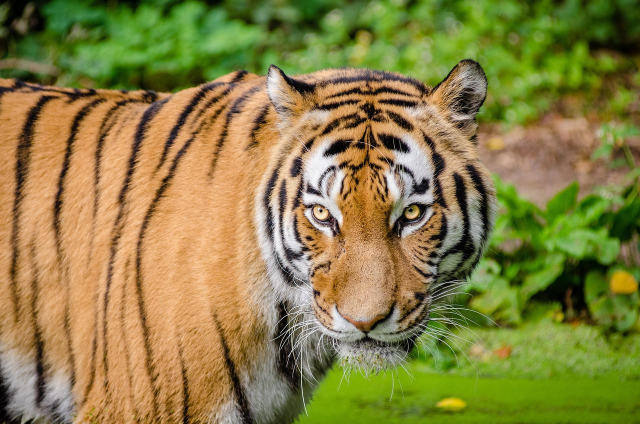
#> input picture uploads/a5ec54b6d21a4e7d9a641e2a89afc657.jpg, 1280 x 848 px (shown at 1/2 size)
$ python -i basic.py   (imports and definitions only)
#> lines starting #> are read from the running program, lines starting #| are printed output that depends on the picture; after the words box and inside, x2 and y2 are one past the last pixel; in counts of white or black regions, pixels touching at a corner belong together
### backend/image_processing/common.py
from __future__ import annotations

import cv2
import numpy as np

MAX_PIXELS_1080P = 1920 * 1080


def ensure_bgr(image: np.ndarray) -> np.ndarray:
    if image is None or image.size == 0:
        raise ValueError("image must be a valid non-empty numpy array")
    if len(image.shape) == 2:
        return cv2.cvtColor(image, cv2.COLOR_GRAY2BGR)
    return image


def resize_for_speed(image: np.ndarray, max_pixels: int = MAX_PIXELS_1080P) -> tuple[np.ndarray, tuple[int, int], bool]:
    image = ensure_bgr(image)
    height, width = image.shape[:2]
    original_size = (width, height)
    pixels = width * height
    if pixels <= max_pixels:
        return image, original_size, False

    scale = (max_pixels / pixels) ** 0.5
    new_width = max(1, int(width * scale))
    new_height = max(1, int(height * scale))
    resized = cv2.resize(image, (new_width, new_height), interpolation=cv2.INTER_AREA)
    return resized, original_size, True


def restore_size(image: np.ndarray, original_size: tuple[int, int], was_resized: bool) -> np.ndarray:
    if not was_resized:
        return image
    return cv2.resize(image, original_size, interpolation=cv2.INTER_LINEAR)


def clamp_k(k: int, minimum: int = 8, maximum: int = 16) -> int:
    return max(minimum, min(maximum, int(k)))


def quantize_kmeans(image: np.ndarray, k: int, attempts: int = 3, iterations: int = 10) -> np.ndarray:
    pixels = image.reshape((-1, 3)).astype("float32")
    criteria = (cv2.TERM_CRITERIA_EPS + cv2.TERM_CRITERIA_MAX_ITER, iterations, 0.2)
    _, labels, centers = cv2.kmeans(
        pixels,
        int(k),
        None,
        criteria,
        attempts,
        cv2.KMEANS_PP_CENTERS,
    )
    centers = centers.astype("uint8")
    return centers[labels.flatten()].reshape(image.shape)

### backend/image_processing/cartoon/basic.py
from __future__ import annotations

import cv2
import numpy as np

from backend.image_processing.common import clamp_k, quantize_kmeans, resize_for_speed, restore_size


def apply(image: np.ndarray, intensity: int = 50, k: int = 10) -> np.ndarray:
    resized, original_size, was_resized = resize_for_speed(image)

    blur_kernel = 5 if intensity >= 50 else 3
    denoised = cv2.medianBlur(resized, blur_kernel)
    smooth = cv2.bilateralFilter(denoised, 9, 75, 75)

    k = clamp_k(k)
    quantized = quantize_kmeans(smooth, k=k)

    edge_t1 = max(30, 130 - intensity)
    edge_t2 = max(edge_t1 + 40, 200 - intensity)
    edges = cv2.Canny(denoised, edge_t1, edge_t2)
    edges = cv2.dilate(edges, np.ones((2, 2), dtype=np.uint8), iterations=1)

    output = quantized.copy()
    output[edges > 0] = (0, 0, 0)
    return restore_size(output, original_size, was_resized)

>>> import cv2
>>> picture = cv2.imread('../../../uploads/a5ec54b6d21a4e7d9a641e2a89afc657.jpg')
#> picture is the input picture: shape (848, 1280, 3); mean B, G, R 68.5, 127.9, 137.2
>>> result = apply(picture)
#> in apply, `resized, original_size, was_resized = resize_for_speed(image)`: original_size = (1280, 848); was_resized = False
#> in quantize_kmeans, `_, labels, centers = cv2.kmeans( pixels, int(k), None, criteria, attem..`: centers = [[87.68, 144.2, 198], [13.07, 35.16, 33.1], [50.64, 85.11, 98.22], [189.9, 197.2, 207.4], [67.39, 159, 120.9], [117.9, 168.8, 221.3], [121.2, 143.4, 152.2], [61.84, 112.2, 154.7], [15.01, 141.8, 100.8], [13.35, 94.72, 62.15]]
#> in quantize_kmeans, `centers = centers.astype("uint8")`: centers = [[87, 144, 197], [13, 35, 33], [50, 85, 98], [189, 197, 207], [67, 159, 120], [117, 168, 221], [121, 143, 152], [61, 112, 154], [15, 141, 100], [13, 94, 62]]
#> in quantize_kmeans, `return centers[labels.flatten()].reshape(image.shape)`:
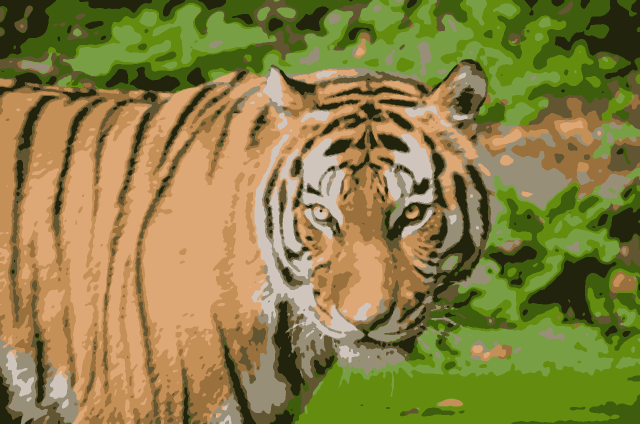
#> returned value: shape (848, 1280, 3) (shown at 1/2 size); mean of channels 0, 1, 2 67.9, 127.6, 136.8; drawn as B, G, R
#> in apply, `edges = cv2.Canny(denoised, edge_t1, edge_t2)`:
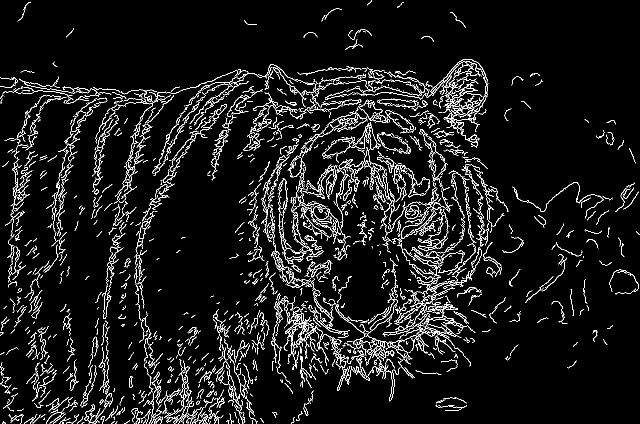
#> edges: shape (848, 1280) (shown at 1/2 size); 6.2% white in thin lines or dots
#> in apply, `edges = cv2.dilate(edges, np.ones((2, 2), dtype=np.uint8), iterations=1)`:
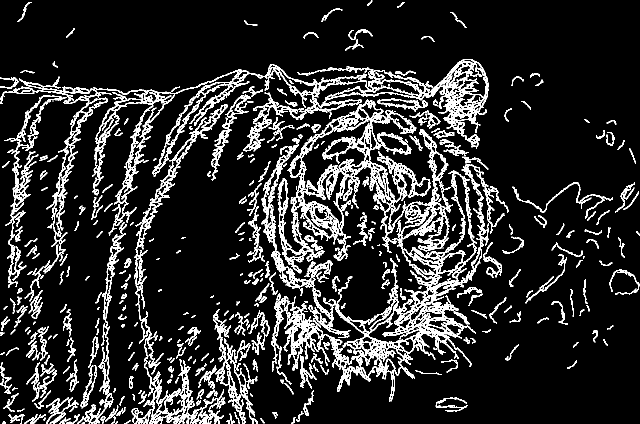
#> edges: shape (848, 1280) (shown at 1/2 size); 13.7% white in thin lines or dots
#> in apply, `output[edges > 0] = (0, 0, 0)`:
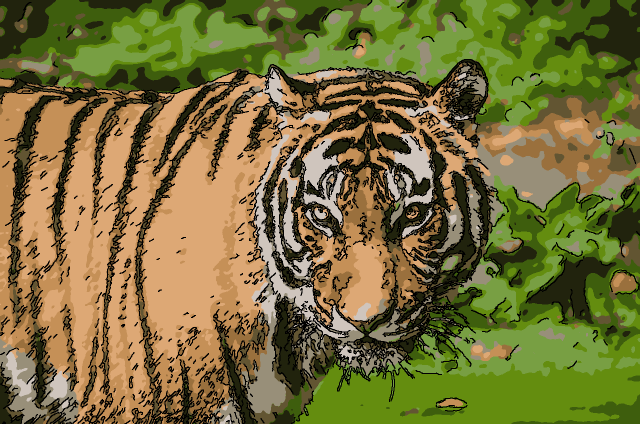
#> output: shape (848, 1280, 3) (shown at 1/2 size); 13.7% of pixels changed, all inside (x1, y1, x2, y2) = (0, 0, 1280, 848)
